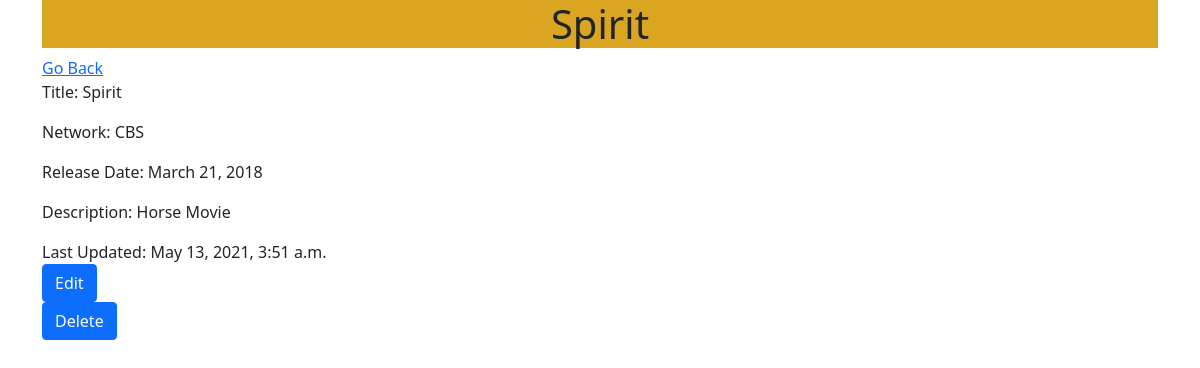
The app's page /shows/7 with its own data.
### semi_rest_tv_app/models.py (models this page shows)
class Show(models.Model):
    title = models.CharField(max_length=255)
    release_date = models.DateField()
    desc = models.TextField()
    network = models.ForeignKey(Network, related_name='shows', on_delete=models.CASCADE)
    created_at = models.DateTimeField(auto_now_add=True)
    updated_at = models.DateTimeField(auto_now=True)

class Network(models.Model):
    name = models.CharField(max_length=5, default='name')
    created_at = models.DateTimeField(auto_now_add=True)
    updated_at = models.DateTimeField(auto_now=True)

### semi_rest_tv_app/views.py (the view)
# urls.py: path('shows/<int:id>',views.oneshow),
def oneshow(request,id):
    context={
        'shows':Show.objects.get(id=id)
    }
    return render(request,"tvshow.html", context)

### semi_rest_tv_app/templates/tvshow.html (shortened to what this page needs)
<!DOCTYPE html>
<html lang="en">
<head>
    <link href="https://cdn.jsdelivr.net/npm/bootstrap@5.0.0-beta3/dist/css/bootstrap.min.css" rel="stylesheet"
>
    {% load static %}
    <link rel="stylesheet" href="{% static 'css/style.css' %}">
</head>
<body>
    <div id="main">
        <div class="container">
            <h1 class="d-flex justify-content-center">{{shows.title}}</h1>
            <a class="link" href="/shows">Go Back</a>
            <div class="col-sm">
                <p>Title: {{shows.title}}</p>
                <p>Network: {{shows.network.name}}</p>
                <p>Release Date: {{shows.release_date}}</p>
                <p>Description: {{shows.desc}}</p>
            </div>
            <div>
                Last Updated: {{shows.updated_at}}
            </div>
            <div>
                <a class="btn btn-primary" href="/shows/{{shows.id}}/edit" role="button">Edit</a>
                <form action="/shows/{{shows.id}}/remove" method="POST">
                    <div class="col-sm-10">
                        <button type="submit" class="btn btn-primary">Delete</button>
                    </div>
                </form>
            </div>
        </div>
    </div>
</body>
</html>

### semi_rest_tv_app/static/css/style.css (style rules this page uses)
h1 { background-color: goldenrod; margin: 20px,0,0,40px; }
p { font-size: 16px; }
.link { margin: 10px,0,0,10px; }

### records on screen
Show: title "Spirit", network.name "CBS", release_date "March 21, 2018", desc "Horse Movie", updated_at "May 13, 2021, 3:51 a.m."
